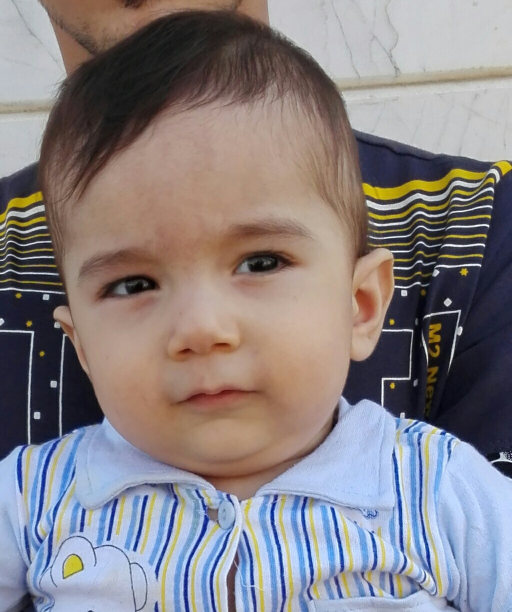
%> input picture excersiecs/hadiadokh/3/yas.jpg, 1023 x 1224 px (shown at 1/2 size)
$ octave noisetable.m   (GNU Octave 9; MATLAB toolbox functions it lacks are replaced by stand-ins)
%> lines starting %> are read from the running program, lines starting %| are printed output that depends on the picture
clc;
clear;
close all;
a=[0,20000,20000,20000,20000,20000];
pic = imread('d:\tamrin\13\yas.jpg');
%> pic is the input picture: size 1224x1023x3 uint8; mean R, G, B 135.7, 128.9, 131.8
pic = rgb2gray(pic);
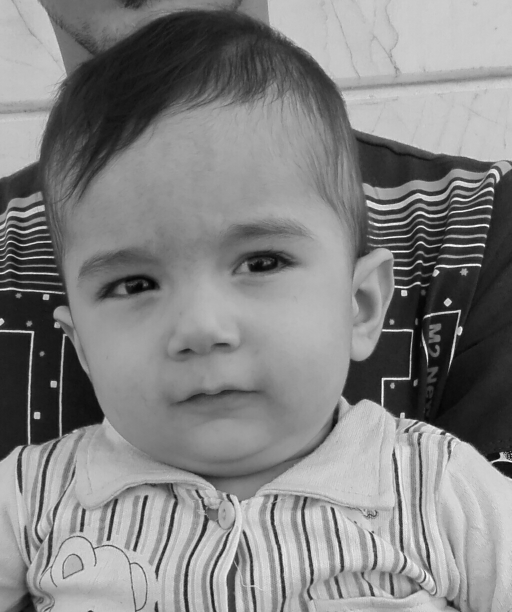
%> pic: size 1224x1023 uint8 (shown at 1/2 size); min 1, max 255, mean 131.2
[b,c,d] = size(pic);
%> b = 1224; c = 1023; d = 1
pic(:,:,:)=255-pic(:,:,:);
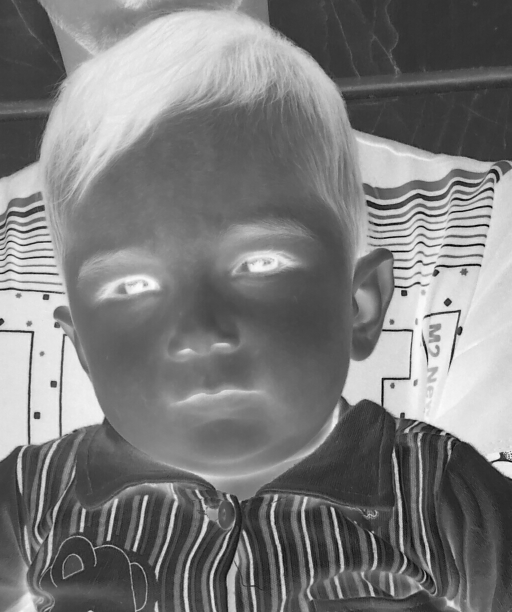
%> pic: size 1224x1023 uint8 (shown at 1/2 size); min 0, max 254, mean 123.8
num=length(a);
dataAvg=zeros(num,1);
%> (the run ends here)

$ run again, with excersiecs/hadiadokh/3/input.jpg copied over excersiecs/hadiadokh/3/yas.jpg
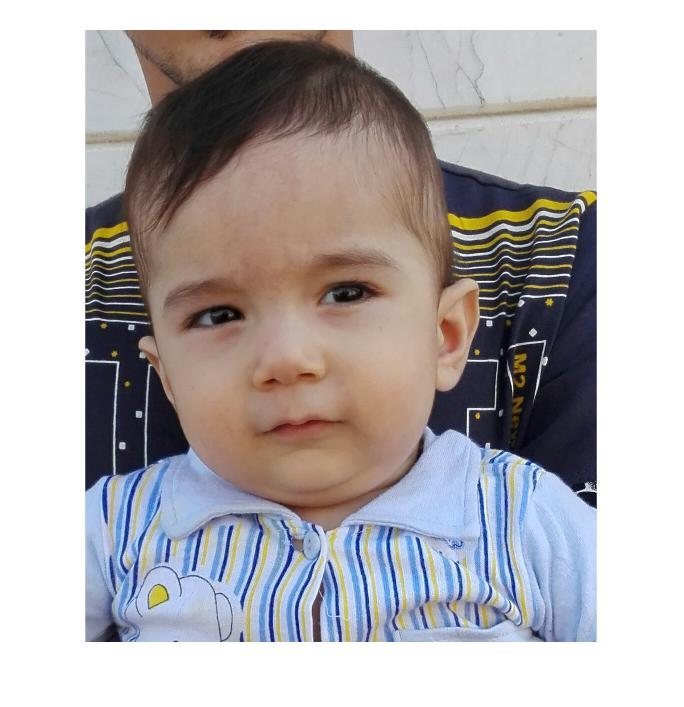
%> input picture excersiecs/hadiadokh/3/input.jpg, 684 x 707 px
%> pic is the input picture: size 707x684x3 uint8; mean R, G, B 177.9, 173.5, 175.3
%> `pic = rgb2gray(pic);`:
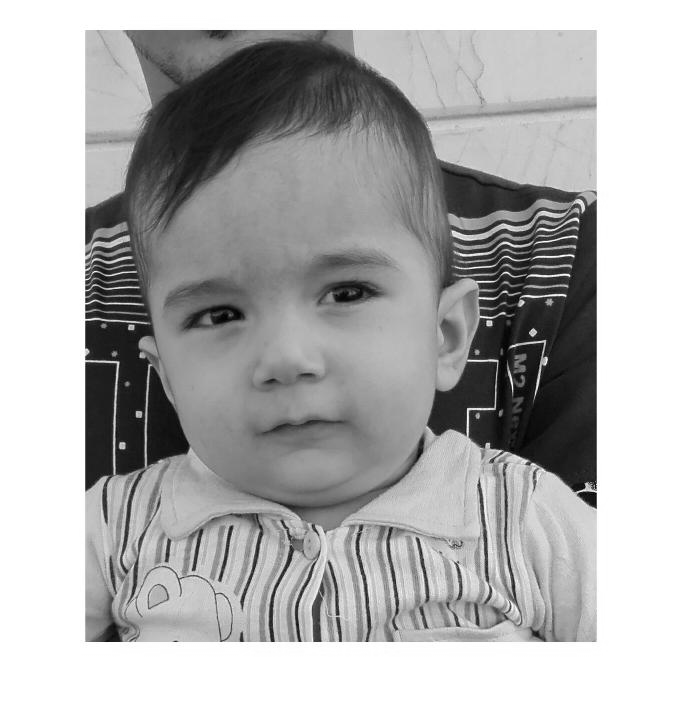
%> pic: size 707x684 uint8; min 0, max 255, mean 175
%> `pic(:,:,:)=255-pic(:,:,:);`:
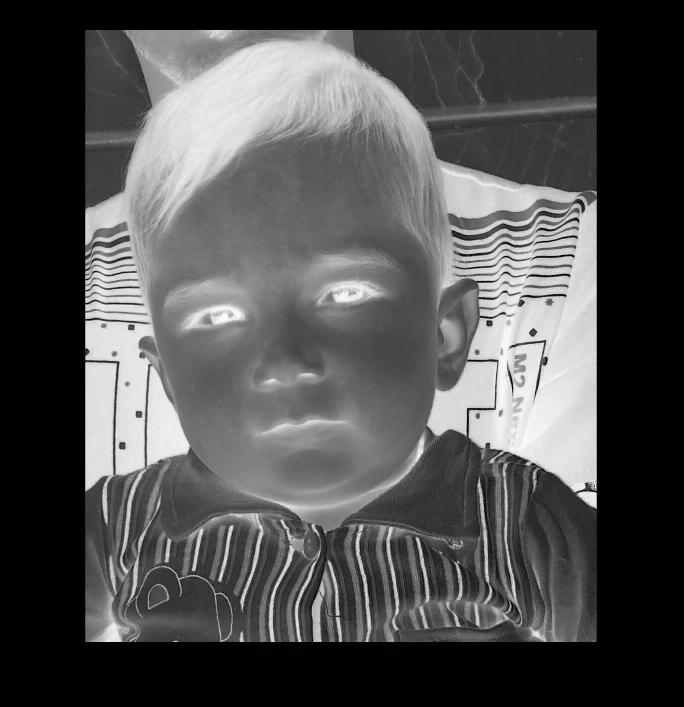
%> pic: size 707x684 uint8; min 0, max 255, mean 80
